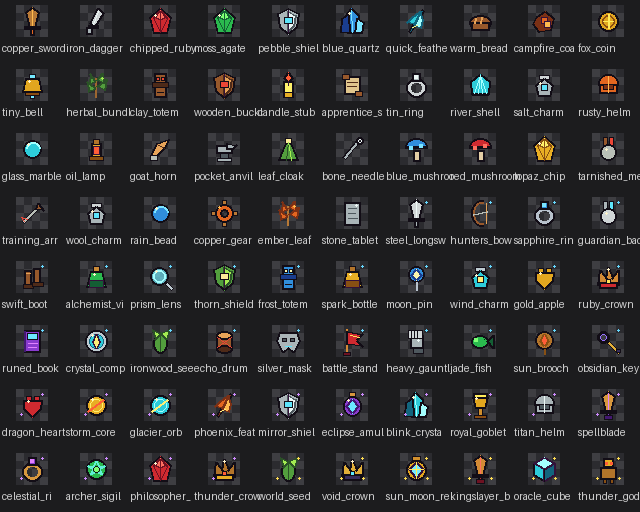
#> input picture dev_tools/collectible_expansion_audit.png, 640 x 512 px
$ python checkerboard_background_remover.py collectible_expansion_audit.png out.png
#> lines starting #> are read from the running program, lines starting #| are printed output that depends on the picture; after the words box and inside, x2 and y2 are one past the last pixel; in counts of white or black regions, pixels touching at a corner belong together
#!/usr/bin/env python3
"""
Remove a baked grayscale checkerboard from generated pixel art.

The foreground is seeded from colored pixels, filtered by connected-component
size, and written with a hard alpha channel so later nearest-neighbor tools do
not blend background colors into the sprite.

Usage:
  python checkerboard_background_remover.py INPUT OUTPUT
  python checkerboard_background_remover.py INPUT OUTPUT --fill-holes
  python checkerboard_background_remover.py INPUT OUTPUT --min-component-pixels 1000
"""

from __future__ import annotations

import argparse
from collections import deque
from pathlib import Path
import sys

import numpy as np
from PIL import Image


def _connected_components(mask: np.ndarray) -> list[list[tuple[int, int]]]:
    height, width = mask.shape
    visited = np.zeros_like(mask, dtype=bool)
    components: list[list[tuple[int, int]]] = []

    for start_y, start_x in zip(*np.nonzero(mask)):
        if visited[start_y, start_x]:
            continue

        stack = [(int(start_y), int(start_x))]
        visited[start_y, start_x] = True
        component: list[tuple[int, int]] = []

        while stack:
            y, x = stack.pop()
            component.append((y, x))
            for offset_y, offset_x in ((-1, 0), (1, 0), (0, -1), (0, 1)):
                next_y = y + offset_y
                next_x = x + offset_x
                if not (0 <= next_y < height and 0 <= next_x < width):
                    continue
                if visited[next_y, next_x] or not mask[next_y, next_x]:
                    continue
                visited[next_y, next_x] = True
                stack.append((next_y, next_x))

        components.append(component)

    return components


def _fill_enclosed_holes(mask: np.ndarray) -> np.ndarray:
    height, width = mask.shape
    outside = np.zeros_like(mask, dtype=bool)
    queue: deque[tuple[int, int]] = deque()

    for x in range(width):
        for y in (0, height - 1):
            if not mask[y, x] and not outside[y, x]:
                outside[y, x] = True
                queue.append((y, x))
    for y in range(height):
        for x in (0, width - 1):
            if not mask[y, x] and not outside[y, x]:
                outside[y, x] = True
                queue.append((y, x))

    while queue:
        y, x = queue.popleft()
        for offset_y, offset_x in ((-1, 0), (1, 0), (0, -1), (0, 1)):
            next_y = y + offset_y
            next_x = x + offset_x
            if not (0 <= next_y < height and 0 <= next_x < width):
                continue
            if mask[next_y, next_x] or outside[next_y, next_x]:
                continue
            outside[next_y, next_x] = True
            queue.append((next_y, next_x))

    return ~outside


def remove_checkerboard(
    image: Image.Image,
    chroma_threshold: int,
    min_component_pixels: int,
    fill_holes: bool,
) -> Image.Image:
#> called with chroma_threshold = 6, min_component_pixels = 150, fill_holes = False
    rgba = np.array(image.convert("RGBA"))
#> rgba is the input picture: shape (512, 640, 4); mean R, G, B, A 43, 42.6, 43.7, 255
    rgb = rgba[:, :, :3].astype(np.int16)
    chroma = rgb.max(axis=2) - rgb.min(axis=2)
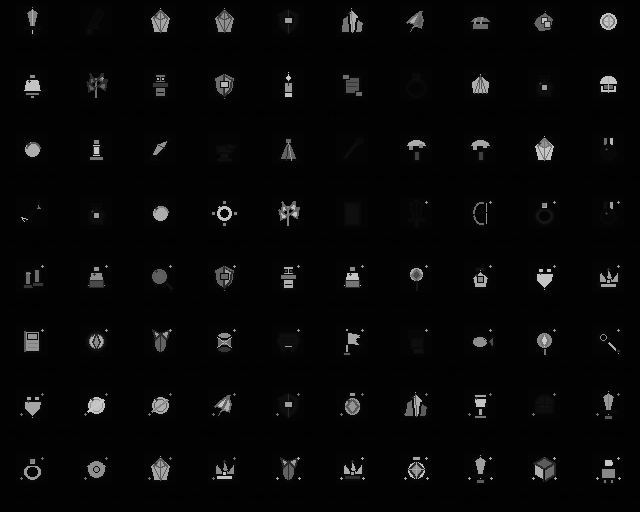
#> chroma: shape (512, 640) int16; min 0, max 200, mean 7.7
    seed_mask = chroma >= chroma_threshold
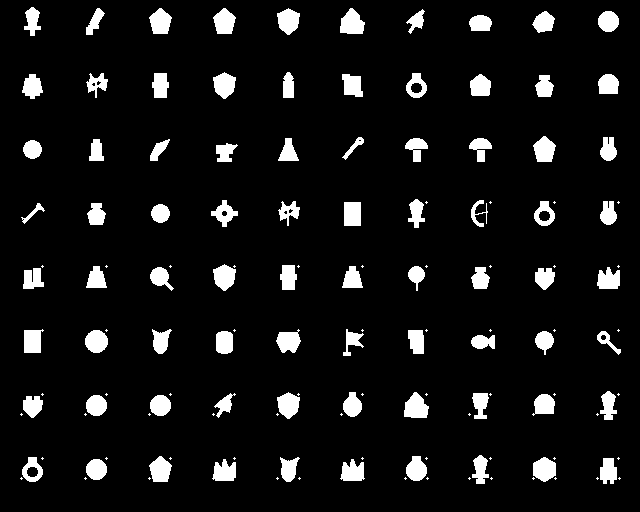
#> seed_mask: shape (512, 640) bool; 8% white; 140 white regions (60 under 20 px), largest, box (x1, y1, x2, y2) and area: (340, 8, 365, 34) 463, (404, 392, 429, 418) 463, (533, 457, 556, 482) 437

    foreground = np.zeros_like(seed_mask, dtype=bool)
    for component in _connected_components(seed_mask):
#> in _connected_components, `height, width = mask.shape`: height = 512; width = 640
        if len(component) < min_component_pixels:
            continue
        for y, x in component:
            foreground[y, x] = True
#> this loop made 145 passes
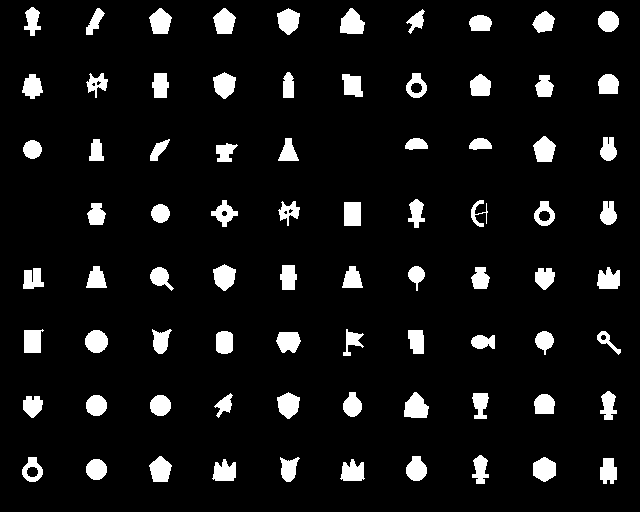
#> foreground: shape (512, 640) bool; 7.8% white; 78 white regions, largest, box (x1, y1, x2, y2) and area: (340, 8, 365, 34) 463, (404, 392, 429, 418) 463, (533, 457, 556, 482) 437

    if fill_holes:
        foreground = _fill_enclosed_holes(foreground)

    rgba[:, :, 3] = np.where(foreground, 255, 0).astype(np.uint8)
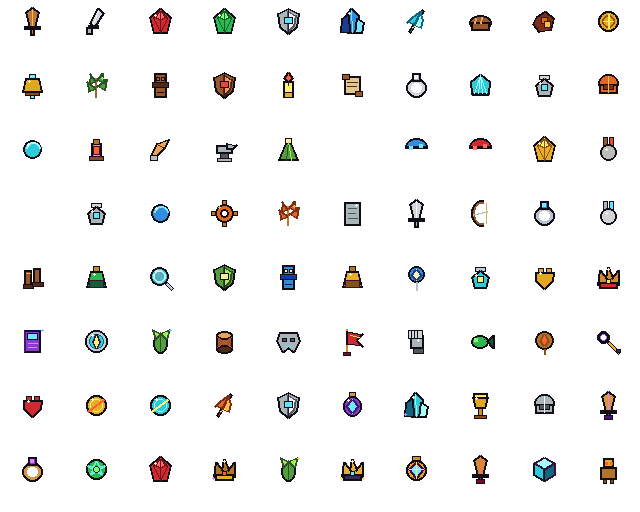
#> rgba: shape (512, 640, 4); mean R, G, B, A 43, 42.6, 43.7, 19.9; transparent parts drawn white
    rgba[~foreground, :3] = 0
    return Image.fromarray(rgba)


def main() -> None:
    parser = argparse.ArgumentParser(
        description="Remove a baked grayscale checkerboard from pixel art",
    )
    parser.add_argument("input_path", help="Input image path")
    parser.add_argument("output_path", help="Output PNG path")
    parser.add_argument(
        "--chroma-threshold",
        type=int,
        default=6,
        help="Minimum RGB channel spread treated as foreground (default: 6)",
    )
    parser.add_argument(
        "--min-component-pixels",
        type=int,
        default=150,
        help="Discard colored components smaller than this physical area",
    )
    parser.add_argument(
        "--fill-holes",
        action="store_true",
        help="Keep neutral-colored pixels enclosed by the colored outline",
    )
    args = parser.parse_args()

    input_path = Path(args.input_path)
    if not input_path.is_file():
        print(f"Error: file does not exist - {input_path}", file=sys.stderr)
        raise SystemExit(1)

    output_path = Path(args.output_path)
    output_path.parent.mkdir(parents=True, exist_ok=True)
    result = remove_checkerboard(
        Image.open(input_path),
        chroma_threshold=max(1, args.chroma_threshold),
        min_component_pixels=max(1, args.min_component_pixels),
        fill_holes=args.fill_holes,
    )
    result.save(output_path)

    bbox = result.getchannel("A").getbbox()
#> bbox = (22, 7, 621, 484)
    print(f"Input:            {input_path}")
    print(f"Output:           {output_path}")
    print(f"Foreground bbox:  {bbox}")
#| Foreground bbox:  (22, 7, 621, 484)
    print(f"Output size:      {result.width}x{result.height}")
#| Output size:      640x512


if __name__ == "__main__":
    main()
